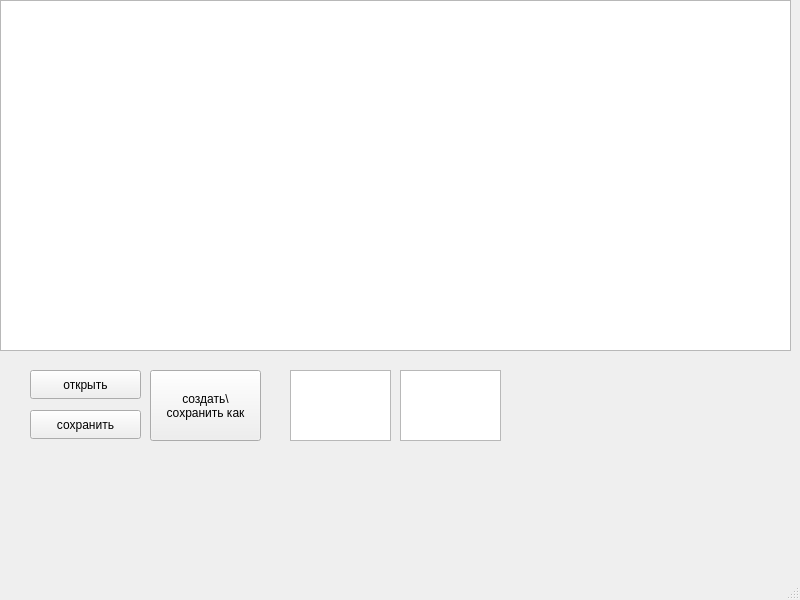
<?xml version="1.0" encoding="UTF-8"?>
<ui version="4.0">
 <class>MainWindow</class>
 <widget class="QMainWindow" name="MainWindow">
  <property name="geometry">
   <rect>
    <x>0</x>
    <y>0</y>
    <width>800</width>
    <height>600</height>
   </rect>
  </property>
  <property name="windowTitle">
   <string>MainWindow</string>
  </property>
  <widget class="QWidget" name="centralwidget">
   <widget class="QTextBrowser" name="textBrowser">
    <property name="geometry">
     <rect>
      <x>290</x>
      <y>370</y>
      <width>101</width>
      <height>71</height>
     </rect>
    </property>
   </widget>
   <widget class="QTextEdit" name="textEdit">
    <property name="geometry">
     <rect>
      <x>0</x>
      <y>0</y>
      <width>791</width>
      <height>351</height>
     </rect>
    </property>
   </widget>
   <widget class="QPushButton" name="open">
    <property name="geometry">
     <rect>
      <x>30</x>
      <y>370</y>
      <width>111</width>
      <height>29</height>
     </rect>
    </property>
    <property name="text">
     <string>открыть</string>
    </property>
   </widget>
   <widget class="QPushButton" name="save">
    <property name="geometry">
     <rect>
      <x>30</x>
      <y>410</y>
      <width>111</width>
      <height>29</height>
     </rect>
    </property>
    <property name="text">
     <string>сохранить</string>
    </property>
   </widget>
   <widget class="QPushButton" name="save_as">
    <property name="geometry">
     <rect>
      <x>150</x>
      <y>370</y>
      <width>111</width>
      <height>71</height>
     </rect>
    </property>
    <property name="text">
     <string>создать\
сохранить как</string>
    </property>
   </widget>
   <widget class="QTextBrowser" name="textBrowser_2">
    <property name="geometry">
     <rect>
      <x>400</x>
      <y>370</y>
      <width>101</width>
      <height>71</height>
     </rect>
    </property>
   </widget>
  </widget>
  <widget class="QMenuBar" name="menubar">
   <property name="geometry">
    <rect>
     <x>0</x>
     <y>0</y>
     <width>800</width>
     <height>25</height>
    </rect>
   </property>
  </widget>
  <widget class="QStatusBar" name="statusbar"/>
 </widget>
 <resources/>
 <connections/>
</ui>
